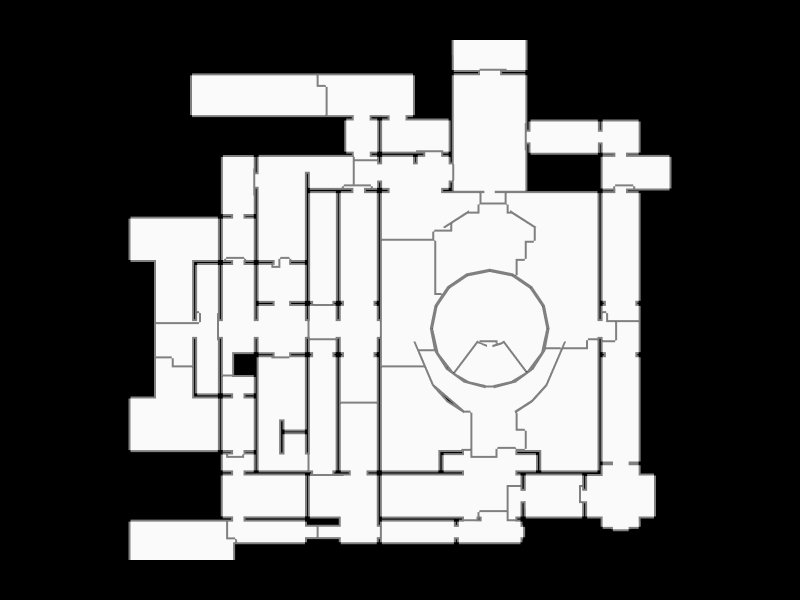

This figure's notebook cell:
### Code cell
Topology.Show(face_groups,
              faceOpacity=1,
              showEdges=True,
              edgeWidth=8,
              edgeColor="grey",
              camera=[0,0,6],
              backgroundColor="black",
              width=800,
              height=600,
              renderer=renderer)
